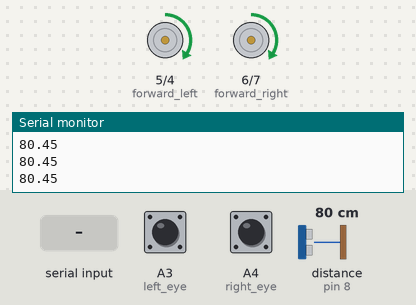
The sketch below on a simulated Arduino Uno, built with avr-gcc and run on an emulated ATmega328P. Shown: motor-driver pin pairs drawn as motors (green arrow = first pin HIGH = forward, orange = second pin HIGH = backward, longer = more drive), the last lines printed to the serial monitor. Wiring (inferred from the names in the program): ultrasonic range finder: trigger pin 9; echo pin 8. The inputs (shaded band) are chosen by the test bench; at power-on: A3 (left_eye) LOW, A4 (right_eye) LOW, distance to the obstacle (sensor on pin 8) 80 cm. The echo pulse lasts 58.3 µs per cm.

Above: at 4.2 s.
4.3 s: A3 (left_eye) pulled HIGH for 0.15 s
At 4.38 s:
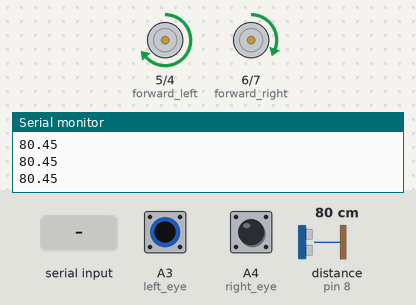
5.9 s: A4 (right_eye) pulled HIGH for 0.15 s
At 5.98 s:
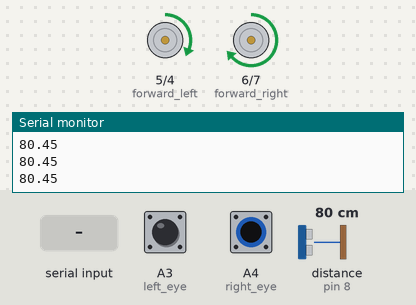
7.5 s: "1" received over Serial
At 8.9 s:
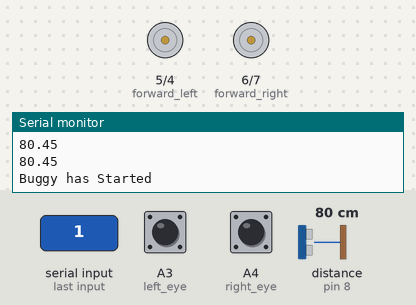
10.5 s: "0" received over Serial
At 11.0 s:
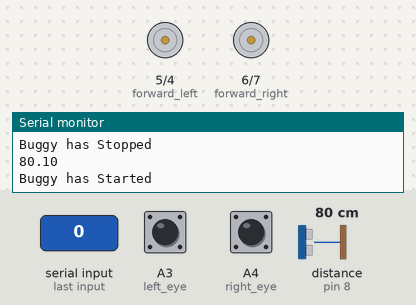
13.5 s: "2" received over Serial
At 14.0 s:
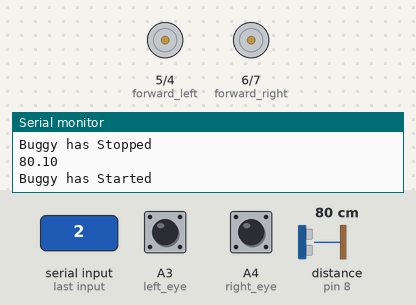
16.5 s: A3 (left_eye) driven HIGH and A4 (right_eye) driven HIGH
At 17.6 s:
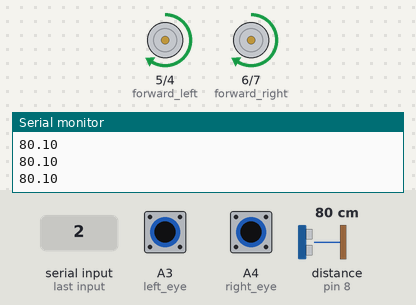
Timing chart, 0 to 19.0 s (numbered marks = the images above; inputs shaded):
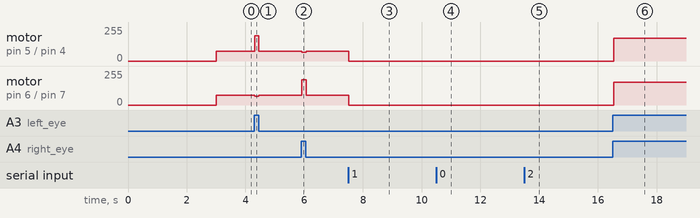

The sketch:

19_2_2020_FUNCTIONS_US.ino
```cpp
//true = 1 = HIGH  = BLACK
//false = 0 = LOW = WHITE = hand_under , green light is on

#define black  HIGH
#define white  LOW

const int left_eye = A3;
const int right_eye = A4;

const int forward_left = 5;
const int backward_left = 4;
const int forward_right = 6;
const int backward_right = 7;

const int US_trig = 9;
const int US_echo = 8;

float distance, duration;
unsigned long timer;
char theChar;

void forward ();
void turn_right();
void turn_left();
void junction_slow_down();
void stop_buggy();


void setup() {

  Serial.begin(9600);
  delay( 1000 ); // Guard
  Serial.print("+++");
  delay( 1000 );
  Serial.println("ATID 3108, CH C, CN");
  delay( 1000 );
  while( Serial.read() != -1 );


  pinMode(left_eye, INPUT);
  pinMode(right_eye, INPUT);
  pinMode(forward_left, OUTPUT);
  pinMode(backward_left, OUTPUT);
  pinMode(forward_right, OUTPUT);
  pinMode(backward_right, OUTPUT);
  pinMode (US_trig, OUTPUT);
  pinMode (US_echo, INPUT);

}
//-----------------------------------------------------------------------------------------------------------------------------------------------------------------
void loop() {
  // put your main code here, to run repeatedly:
//imer = millis():

bool left_sensor = digitalRead( left_eye );
bool right_sensor = digitalRead( right_eye );

digitalWrite (US_trig, LOW);
delayMicroseconds (2);
digitalWrite (US_trig, HIGH);
delayMicroseconds (10);
digitalWrite (US_trig, LOW);

 duration = pulseIn (US_echo, HIGH);
 distance = duration/58;
 Serial.println(distance);

 if (distance <= 10){
  stop_buggy();
  delay (1000);
}

else {
  navigation_decision(right_sensor,left_sensor);
  }


if( Serial.available() > 0 ){
    theChar = Serial.read();
     if (theChar = 'g'){
      navigation_decision(right_sensor,left_sensor);
      Serial.println ("Buggy has Started");
     }
        if (theChar = 's'){
         stop_buggy();
         delay(3000);
         Serial.println ("Buggy has Stopped");
         }
  }

}

//-----------------------------------------------------------------------------------------------------------------------------------------------------------------
void navigation_decision(bool right_sensor, bool left_sensor){

if(right_sensor==black && left_sensor==black){
  forward();
  }
if(left_sensor==black && right_sensor==white){
  turn_right();
}
if(left_sensor==white && right_sensor==black){
  turn_left();
}
if(left_sensor==white && right_sensor==white){
  junction_slow_down();
}

}

void forward (){
  analogWrite(forward_right, 170);
  digitalWrite(backward_left, LOW);
  analogWrite(forward_left, 170);
  digitalWrite(backward_right, LOW);
  }


void turn_right (){
  analogWrite(forward_right, 64);
  digitalWrite(backward_left, LOW);
  analogWrite(forward_left, 190);
  digitalWrite(backward_right, LOW);
  }


void turn_left(){
  analogWrite(forward_right, 190);
  digitalWrite(backward_left, LOW);
  analogWrite(forward_left, 64);
  digitalWrite(backward_right, LOW);
  }


void junction_slow_down(){
  analogWrite(forward_right, 75);
  digitalWrite(backward_left, LOW);
  analogWrite(forward_left, 75);
  digitalWrite(backward_right, LOW);
  }

void stop_buggy(){
  digitalWrite(forward_right, LOW );
  digitalWrite(backward_left, LOW);
  digitalWrite(forward_left, LOW);
  digitalWrite(backward_right, LOW);
  }
```

Measured:
- after the input at 4.3 s, motor on pin 5 (forward_left) / pin 4 (backward_left): forward 75/255 → forward 190/255 at once, → forward 75/255 0.15 s later; motor on pin 6 (forward_right) / pin 7 (backward_right): forward 75/255 → forward 64/255 at once, → forward 75/255 0.15 s later
- after the input at 5.9 s, motor on pin 5 (forward_left) / pin 4 (backward_left): forward 75/255 → forward 64/255 at once, → forward 75/255 0.15 s later; motor on pin 6 (forward_right) / pin 7 (backward_right): forward 75/255 → forward 190/255 at once, → forward 75/255 0.15 s later
- after the input at 7.5 s, motor on pin 5 (forward_left) / pin 4 (backward_left), motor on pin 6 (forward_right) / pin 7 (backward_right): forward 75/255 → stopped at once
- after the input at 10.5 s, motor on pin 5 (forward_left) / pin 4 (backward_left), motor on pin 6 (forward_right) / pin 7 (backward_right): stays stopped (without the input it goes to forward 75/255 after 0.03 s)
- after the input at 13.5 s, motor on pin 5 (forward_left) / pin 4 (backward_left), motor on pin 6 (forward_right) / pin 7 (backward_right): stays stopped (without the input it goes to forward 75/255 after 0.03 s)
- after the input at 16.5 s, motor on pin 5 (forward_left) / pin 4 (backward_left), motor on pin 6 (forward_right) / pin 7 (backward_right): stopped → forward 170/255 at once
